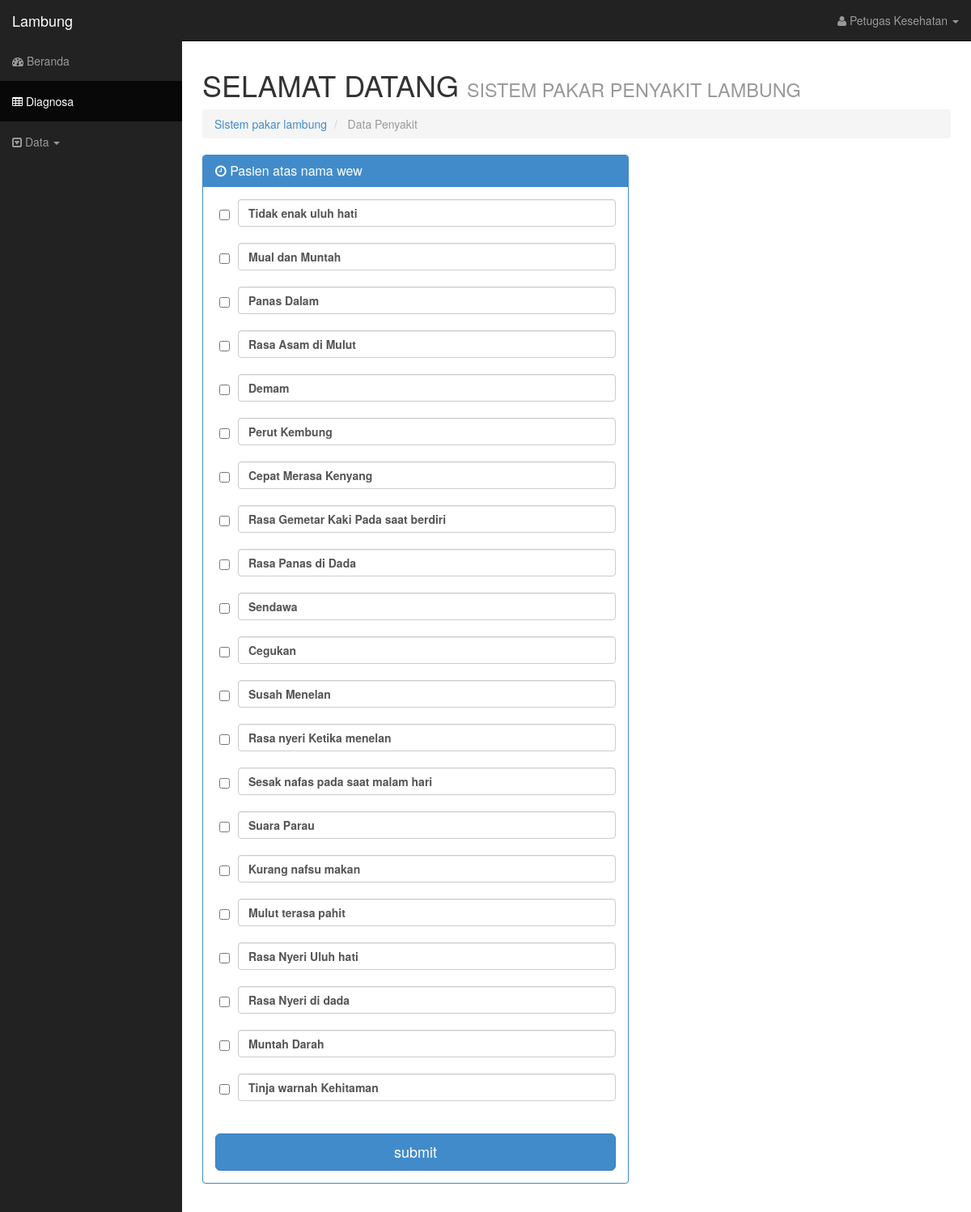
Screenshot of /Diagnosa/pilih_gejala with the database file from the repository.
### tables this page shows
CREATE TABLE `pasien` (
  `id_pasien` int(11) NOT NULL,
  `nama` varchar(50) NOT NULL,
  `alamat` varchar(200) NOT NULL,
  `umur` int(11) NOT NULL,
  `hasil_diagnosa` varchar(20) NOT NULL
);

CREATE TABLE `gejala` (
  `id_gejala` int(11) NOT NULL,
  `nama_gejala` varchar(50) NOT NULL,
  `kode_gejala` varchar(5) NOT NULL
);

### application/controllers/Diagnosa.php (called while the page is built, shortened)
<?php
class Diagnosa extends CI_Controller {
	function __construct(){
    $this->load->model('M_diagnosa', 'diagnosa');
    $this->load->model('M_data', 'informasi');
  }
  function pilih_gejala() {
    $data['gejala'] = $this->diagnosa->get_daftar_gejala()->result_array();
		$data['pasien'] = $this->informasi->get_pasien()->row();
    $this->load->view('pages/diagnosa', $data);
  }
}

### index.php (called while the page is built, shortened)
<?php
require_once BASEPATH.'core/CodeIgniter.php';

### application/models/M_data.php (called while the page is built, shortened)
<?php
class M_data extends CI_Model {
  function get_pasien() {
    $this->db->select('*');
    $this->db->from('pasien');
    $this->db->order_by('id_pasien', 'DESC');
    $this->db->limit(1);
    return $this->db->get();
  }
}

### application/models/M_diagnosa.php (called while the page is built, shortened)
<?php
class M_diagnosa extends CI_Model {
  function get_daftar_gejala() {
    $this->db->select('*');
    $this->db->from('gejala');
    return $this->db->get();
  }
}

### application/views/pages/diagnosa.php (the view, shortened to what this page needs)
<body>
	<div id="wrapper">
		<div id="page-wrapper">
			<div class="row">
				<div class="col-lg-12">
					<h1>SELAMAT DATANG <small>SISTEM PAKAR PENYAKIT LAMBUNG</small></h1>
					<ol class="breadcrumb">
						<li><a href="index.html"><i class="icon-dashboard"></i> Sistem pakar lambung</a></li>
						<li class="active"><i class="icon-file-alt"></i> Data Penyakit</li>
					</ol>
				</div>
			</div>
      <div class="row">
        <div class="col-lg-7">
          <div class="panel panel-primary">
            <div class="panel-heading">
              <h3 class="panel-title"><i class="fa fa-clock-o"></i> Pasien atas nama <?= $pasien->nama ?></h3>
            </div>
            <div class="panel-body">
              <div class="list-group">
                <form action="Diagnosa/diagnosa" method="post">
                    <?php foreach($gejala as $b => $d) { ?>
                      <div class="row">
                        <div class="col-sm-12">
                          <div class="form-group" style="display: flex">
                            <input style="margin: 10px 10px 10px 5px" type="checkbox" id="check<?=$d['kode_gejala']?>" value="<?=$d['kode_gejala']?>" name="<?=$d['id_gejala']?>">
                            <label class="form-control" for="check<?=$d['kode_gejala']?>"><?=$d['nama_gejala']?></label>
                          </div>
                        </div>
                      </div>
                    <?php } ?>
                  </div>
                  <div class="text-right">
                    <input type="submit" class="btn btn-primary btn-lg btn-block" name="kirim" value="submit">
                  </div>
            </div>
          </div>
        </div>
      </div>
		</div>
	</div>
</body>
</html>

### assets/css/sb-admin.css (style rules this page uses)
body { margin-top: 50px; }
#wrapper { padding-left: 0; }
#page-wrapper { width: 100%; padding: 5px 15px; }
@media (min-width:768px) { #wrapper { padding-left: 225px; } }
@media (min-width:768px) { #page-wrapper { padding: 15px 25px; } }

### rows the page displays
pasien: nama "wew"
gejala: nama_gejala "Tidak enak uluh hati"
gejala: nama_gejala "Mual dan Muntah"
gejala: nama_gejala "Panas Dalam"
gejala: nama_gejala "Rasa Asam di Mulut"
gejala: nama_gejala "Demam"
gejala: nama_gejala "Perut Kembung"
gejala: nama_gejala "Cepat Merasa Kenyang"
gejala: nama_gejala "Rasa Gemetar Kaki Pada saat berdiri"
gejala: nama_gejala "Rasa Panas di Dada"
gejala: nama_gejala "Sendawa"
gejala: nama_gejala "Cegukan"
gejala: nama_gejala "Susah Menelan"
gejala: nama_gejala "Rasa nyeri Ketika menelan"
gejala: nama_gejala "Sesak nafas pada saat malam hari"
gejala: nama_gejala "Suara Parau"
gejala: nama_gejala "Kurang nafsu makan"
gejala: nama_gejala "Mulut terasa pahit"
gejala: nama_gejala "Rasa Nyeri Uluh hati"
gejala: nama_gejala "Rasa Nyeri di dada"
gejala: nama_gejala "Muntah Darah"
gejala: nama_gejala "Tinja warnah Kehitaman"
